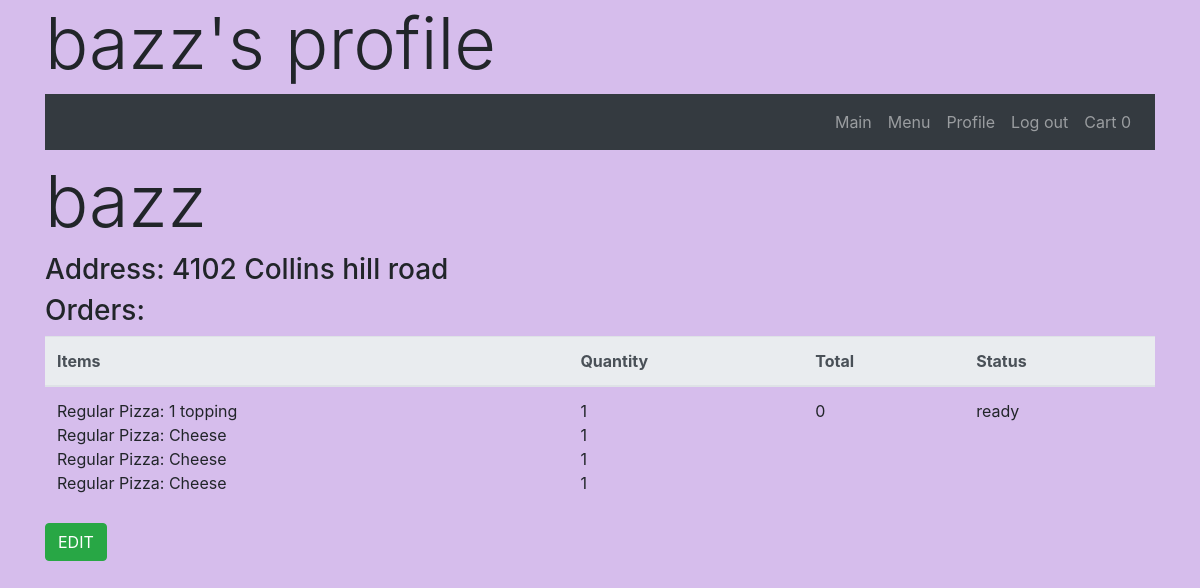
/bazz/ (signed in), run on an earlier commit of the app's database.
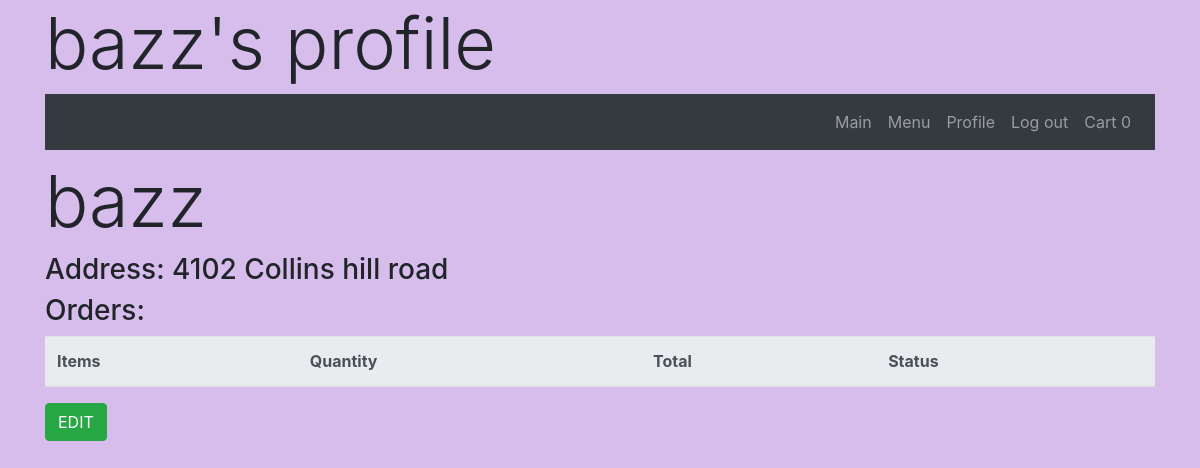
And on a later commit of the database.
### orders/models.py (models this page shows, shortened)
class Cart(models.Model):
    item = models.ForeignKey(MenuItem,on_delete=models.CASCADE, related_name='cart_items', null=True, blank = True)
    user = models.ForeignKey(User, on_delete = models.CASCADE, related_name='user_cart', blank = False, null = False)
    amount = models.IntegerField()
    toppings = models.ManyToManyField(Kind, blank = True, related_name = 'cart_topings')
    placed = models.BooleanField(default=False)
    def total_price(self):
        output = 0
        for cart in self.user.profile.carts.filter(placed=False):
            output+=cart.price()
        return round(output,2)
    def __str__(self):
        return f"ID:{self.id} Placed: {self.placed} User: {self.user} Cart item: {self.item} Toppings: {self.item} "

class MenuItem(models.Model):
    category = models.ForeignKey(Category, on_delete=models.CASCADE, related_name="categories", blank = True, null = True)
    size = models.ForeignKey(Size, on_delete=models.CASCADE, related_name="sizes", blank = True, null = True)
    price = models.FloatField(blank=True, null = True)
    kind = models.ForeignKey(Kind,on_delete=models.CASCADE, related_name='kinds')
    menu_priority = models.IntegerField(default = 100)
    def __str__(self):
        if str(self.category) != 'Toppings':
            return f'{self.category}: {self.kind}'
        return f'{self.category}: {self.kind}'
    class Meta:
        ordering = ['-category', 'price', 'size']

class Category(models.Model):
    category =  models.CharField(max_length=64)
    sizes = models.ManyToManyField(Size, related_name="cat_sizes", blank = True, null = True)
    kinds = models.ManyToManyField(Kind, related_name='cat_kinds', blank = False)
    menu_priority = models.IntegerField(default = 100)
    no_price=models.BooleanField(default=False)
    toppings = models.BooleanField(default=False)
    addable = models.BooleanField(default=False)
    def __str__(self):
        return f'{self.category}'
    class Meta:
        ordering = ['menu_priority']

class Kind(models.Model):
    kind = models.CharField(max_length=64)
    menu_priority = models.IntegerField(default = 100)
    toppings_allowed = models.IntegerField(default = 0)
    def __str__(self):
        return f'{self.kind}'
    class Meta:
        ordering = ['-menu_priority']

class Order(models.Model):
    item = models.ManyToManyField(Cart, related_name='order_items')
    user = models.ForeignKey(User, on_delete=models.CASCADE, related_name='user_order', blank=False, null = False)
    status = models.ForeignKey(OrderStatus,on_delete = models.CASCADE, related_name='order_statuses', blank = False, null = False)
    def __str__(self):
        return f'User: {self.user} content: {self.item.all()} status: {self.status}'

class Profile(models.Model):
    user = models.OneToOneField(User, on_delete=models.CASCADE)
    address = models.CharField(max_length=256, blank=True)
    orders = models.ManyToManyField(Order, related_name='users_order', blank = True)
    firstname = models.CharField(max_length=64, blank = True)
    lastname = models.CharField(max_length=64, blank = True)
    carts = models.ManyToManyField(Cart, related_name='users_carts', blank = True)

class OrderStatus(models.Model):
    status = models.CharField(max_length=64)
    def __str__(self):
        return f"{self.status}"

### orders/views.py (the view)
# urls.py: path('<str:user>/', views.profile_open, name = 'profile'),
def profile_open(request, user):
     if request.user.is_authenticated and str(request.user) == user:
        content={
            'user' : User.objects.get(username=user),
            'Auth' : request.user.is_authenticated
        }
        u = User.objects.get(username=user)
        print(u.profile.orders.all())
        return render(request,'orders/profile.html', content)

### orders/templates/orders/profile.html (shortened to what this page needs)
{% extends 'orders/base.html'%}
{%block h1%} <h1 class="title container display-3">{{user}}'s profile</h1> {%endblock%}
{% block body%}
    <div class="container">
        <h2 class="display-3">{{user}}</h2>
        {%if user.profile.address %}
        <h3>Address: {{user.profile.address}}</h3>
        {%endif%}
        <table class='table w-100'>
            <h3>Orders:</h3>
            <thead class='thead-light'>
                <tr>
                    <th>Items</th>
                    <th>Quantity</th>
                    <th>Total</th>
                    <th>Status</th>
                </tr>
            </thead>
            <tbody>
                {%for order in user.profile.orders.all%}
                <tr>
                    <td>
                        {%for item in order.item.all%}
                        <div> {{item.item}}</div>
                        {%endfor%}
                    </td>
                    <td>
                        {%for item in order.item.all%}
                        <div> {{item.amount}}</div>
                        {%endfor%}
                    </td>
                    <td>
                        <div> {{order.item.first.total_price}}</div>
                    </td>
                    <td>
                        <div> {{order.status}}</div>
                    </td>
                </tr>
                {%endfor%}
            </tbody>
        </table>
        <a href="edit/"><button class="btn btn-success">EDIT</button></a>
    </div>
{%endblock%}

What changed in the data, as far as the page shows it:
removed Order: item.first.total_price "0", status "ready"
no longer on this page (row unchanged): Cart: item "Regular Pizza: 1 topping", amount "1"
no longer on this page (row unchanged): Cart: item "Regular Pizza: Cheese", amount "1"
no longer on this page (row unchanged): Cart: item "Regular Pizza: Cheese", amount "1"
no longer on this page (row unchanged): Cart: item "Regular Pizza: Cheese", amount "1"
